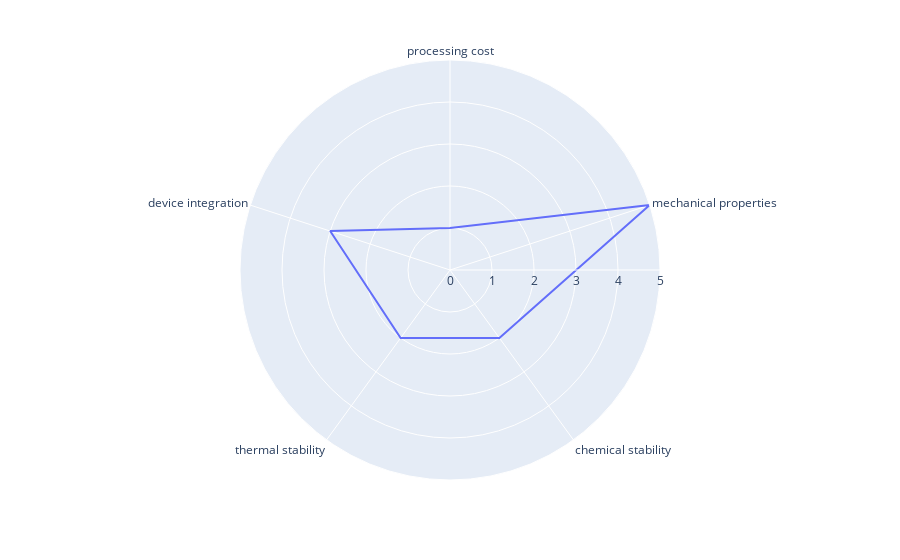

Source (notebook cell):
### Markdown cell above
# Part 2: Radar Charts

### Code cell
import plotly.express as px
import pandas as pd
df = pd.DataFrame(dict(
    r=[1, 5, 2, 2, 3],
    theta=['processing cost','mechanical properties','chemical stability',
           'thermal stability', 'device integration']))
fig = px.line_polar(df, r='r', theta='theta', line_close=True)
fig.show()

### Figure 1 — Plotly figure (JSON) as saved in the notebook; plotly's stock layout.template omitted (floating-point values rounded to 4 significant figures)
{"data": [{"hovertemplate": "r=%{r}<br>theta=%{theta}<extra></extra>", "legendgroup": "", "line": {"color": "#636efa", "dash": "solid"}, "mode": "lines", "name": "", "r": [1, 5, 2, 2, 3, 1], "showlegend": false, "subplot": "polar", "theta": ["processing cost", "mechanical properties", "chemical stability", "thermal stability", "device integration", "processing cost"], "type": "scatterpolar"}], "layout": {"autosize": true, "legend": {"tracegroupgap": 0}, "margin": {"t": 60}, "polar": {"angularaxis": {"direction": "clockwise", "rotation": 90, "type": "category"}, "domain": {"x": [0, 1], "y": [0, 1]}, "radialaxis": {"autorange": true, "range": [0, 5], "type": "linear"}}}}
